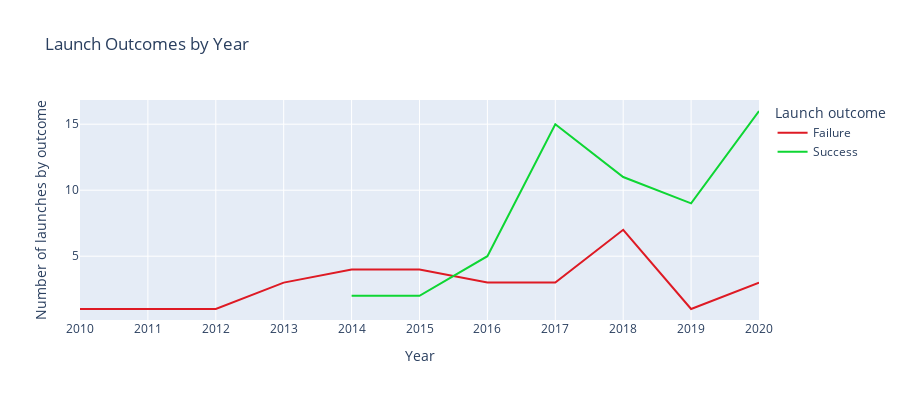

Notebook source saved alongside this figure:
### Code cell
px.line(orig_data_year,
        x = "Year",
        y = "Number_of_flights",
        color = "Class_name",
        title = "Launch Outcomes by Year",
        labels = {"Year": "Year",
                  "Number_of_flights": "Number of launches by outcome",
                  "Class_name": "Launch outcome"},
        width = 900,
        height = 400,
        color_discrete_map = {"Failure": "#DE1A24", "Success": "#0ED633"}).update_xaxes(tickmode = "array", tickvals = [2010, 2011, 2012, 2013, 2014, 2015, 2016, 2017, 2018, 2019, 2020])

### Figure 1 — Plotly figure (JSON) as saved in the notebook; plotly's stock layout.template omitted (floating-point values rounded to 4 significant figures)
{"data": [{"hovertemplate": "Launch outcome=Failure<br>Year=%{x}<br>Number of launches by outcome=%{y}<extra></extra>", "legendgroup": "Failure", "line": {"color": "#DE1A24", "dash": "solid"}, "marker": {"symbol": "circle"}, "mode": "lines", "name": "Failure", "orientation": "v", "showlegend": true, "type": "scatter", "x": [2010, 2012, 2013, 2014, 2015, 2016, 2017, 2018, 2019, 2020], "xaxis": "x", "y": [1, 1, 3, 4, 4, 3, 3, 7, 1, 3], "yaxis": "y"}, {"hovertemplate": "Launch outcome=Success<br>Year=%{x}<br>Number of launches by outcome=%{y}<extra></extra>", "legendgroup": "Success", "line": {"color": "#0ED633", "dash": "solid"}, "marker": {"symbol": "circle"}, "mode": "lines", "name": "Success", "orientation": "v", "showlegend": true, "type": "scatter", "x": [2014, 2015, 2016, 2017, 2018, 2019, 2020], "xaxis": "x", "y": [2, 2, 5, 15, 11, 9, 16], "yaxis": "y"}], "layout": {"height": 400, "legend": {"title": {"text": "Launch outcome"}, "tracegroupgap": 0}, "title": {"text": "Launch Outcomes by Year"}, "width": 900, "xaxis": {"anchor": "y", "domain": [0, 1], "tickmode": "array", "tickvals": [2010, 2011, 2012, 2013, 2014, 2015, 2016, 2017, 2018, 2019, 2020], "title": {"text": "Year"}}, "yaxis": {"anchor": "x", "domain": [0, 1], "title": {"text": "Number of launches by outcome"}}}}
